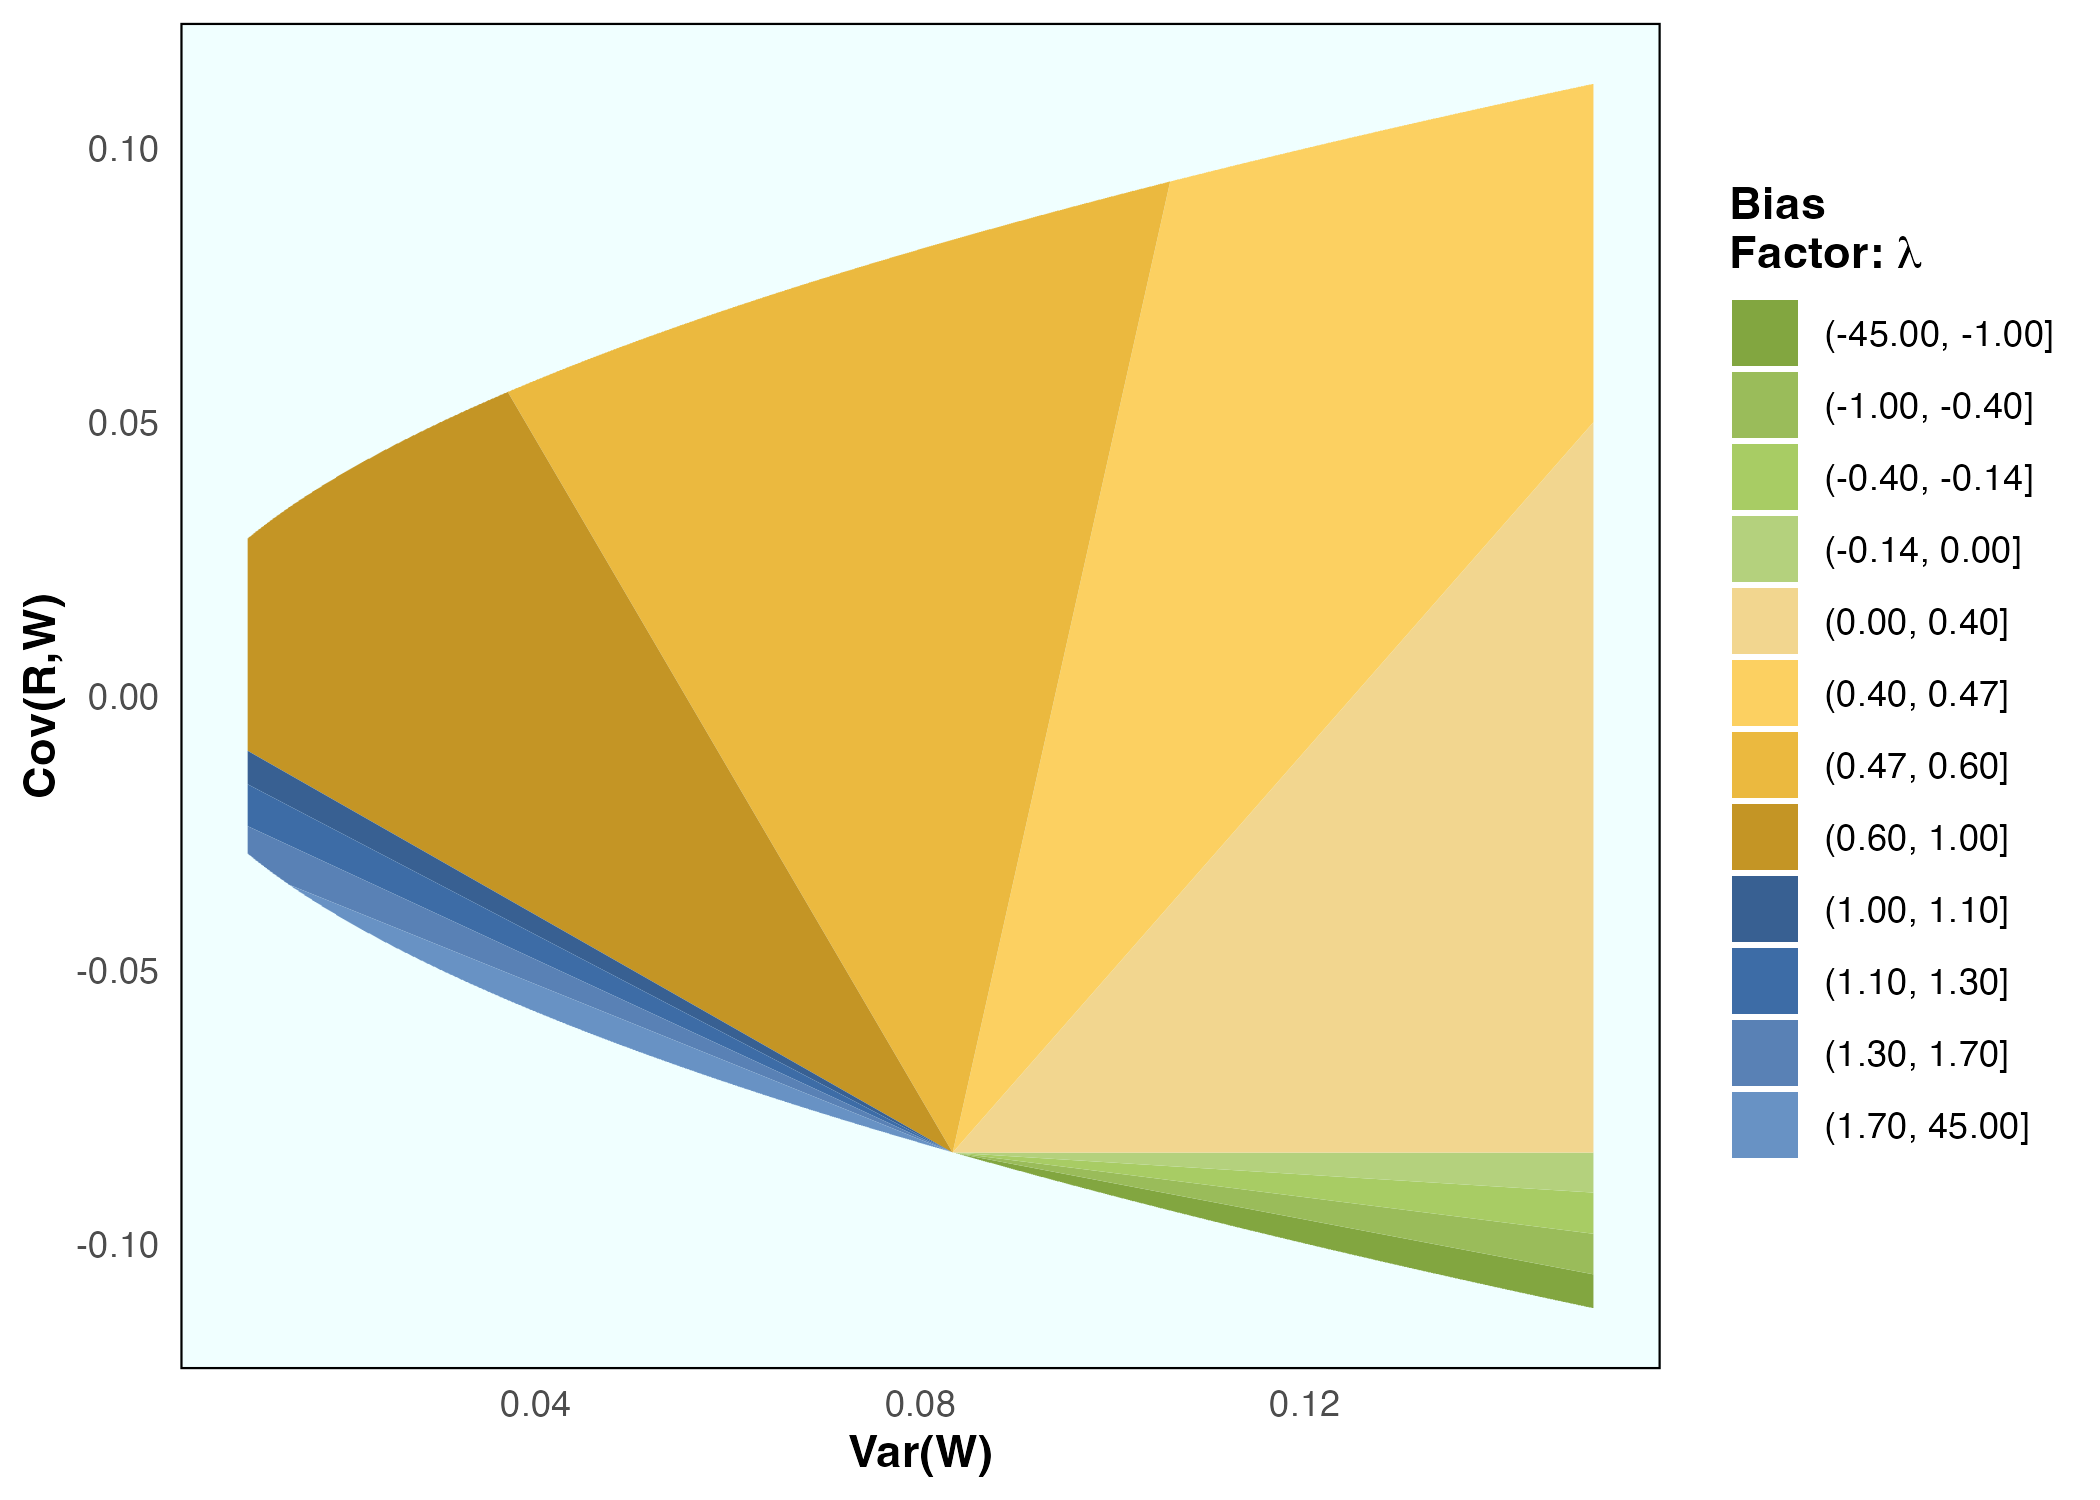

Write the R code that produced this figure.
# Setting/reproducibility
set.seed(1)
n = 10000

# General proximity 
X = rnorm(n = n, mean = 1.8, sd = 1)

# Calculate rank
R = (rank(X) - 1) / n + 1 / (2 * n)
sigma2R = var(R)

# Generate errors and error-prone X
U = rnorm(n = n, mean = 0, sd = 1)
Xstar = X + U

# Calculate error-prone rank
Rstar = (rank(Xstar) - 1) / n + 1 / (2 * n)
sigma2Rstar = var(Rstar)
sigma2W = var(Rstar - R)

try_sigmaRW = seq(-0.15, 0.15, by = 0.0001)
try_sigma2W = seq(0.01, 0.15, by = 0.0001)
try_vals = expand.grid(try_sigmaRW = try_sigmaRW,
                       try_sigma2W = try_sigma2W)
try_lambda = with(try_vals,
                  (sigma2R + try_sigmaRW) /
                    (sigma2R + try_sigma2W + 2 * try_sigmaRW))
try_vals$sigma2R = sigma2R
try_vals$lambda = try_lambda
cauchy_schwartz = with(try_vals,
                       try_sigmaRW ^ 2 <= (sigma2R * try_sigma2W))
try_vals = try_vals[cauchy_schwartz, ]

library(ggplot2)
summary(try_vals$lambda[try_vals$lambda < 0]) ## -45, -1, -0.4, -0.14
summary(try_vals$lambda[try_vals$lambda >= 0 & try_vals$lambda <= 1]) ## 0, 0.4, 0.47, 0.6
summary(try_vals$lambda[try_vals$lambda > 1]) ## 1, 1.1, 1.3, 1.7, 45
contour_plot = try_vals |>
  ggplot(aes(x = try_sigma2W, y = try_sigmaRW, z = lambda)) +
  # geom_contour_filled(breaks = c(-40, -5, -1,
  #                                seq(0, 1, by = 0.25),
  #                                5, 10, 40)) +
  geom_contour_filled(breaks = c(-45, -1, -0.4, -0.14,
                                 0, 0.4, 0.47, 0.6,
                                 1, 1.1, 1.3, 1.7, 45)) +
  theme_minimal() +
  labs(x = "Var(W)",
       y = "Cov(R,W)",
       fill = latex2exp::TeX("Bias\nFactor: $\\lambda$",
                             bold = TRUE)) +
  theme(axis.title = element_text(face = "bold"),
        panel.background = element_rect(fill = "azure"),
        panel.grid = element_blank()) +
  scale_fill_manual(
    values = c("#82a640", "#9abc5a", "#a8cc64", "#b4d17d",
               "#f2d68f", "#fcd061", "#ebb93f", "#c49525",
               "#386092", "#3d6ca6", "#5981b5", "#6892c4")
  )
contour_plot
ggsave(filename = "~/Documents/me_ci/lambda_contour_plot_plain.png",
       device = "png",
       width = 7,
       height = 5,
       units = "in")
ggsave(filename = "~/Documents/me_ci/lambda_contour_plot_plain.svg",
       device = "svg",
       width = 7,
       height = 5,
       units = "in")

contour_plot +
  geom_hline(yintercept = 0,
             linetype = "dashed",
             color = "azure") +
  annotate(geom = "text",
           label = "Cov(R,W)=0",
           color = "azure",
           x = 0.01,
           y = 0.001,
           hjust = 0,
           vjust = 0) +
  geom_abline(slope = -1,
              intercept = 0,
              linetype = "dashed",
              color = "azure") +
  annotate(geom = "text",
           label = "-Cov(R,W) = Var(W)",
           color = "azure",
           x = 0.01,
           y = -0.008,
           angle = -29,
           hjust = 0,
           vjust = 0)
ggsave(filename = "figures/lambda_contour_plot.png",
       device = "png",
       width = 7,
       height = 5,
       units = "in")
